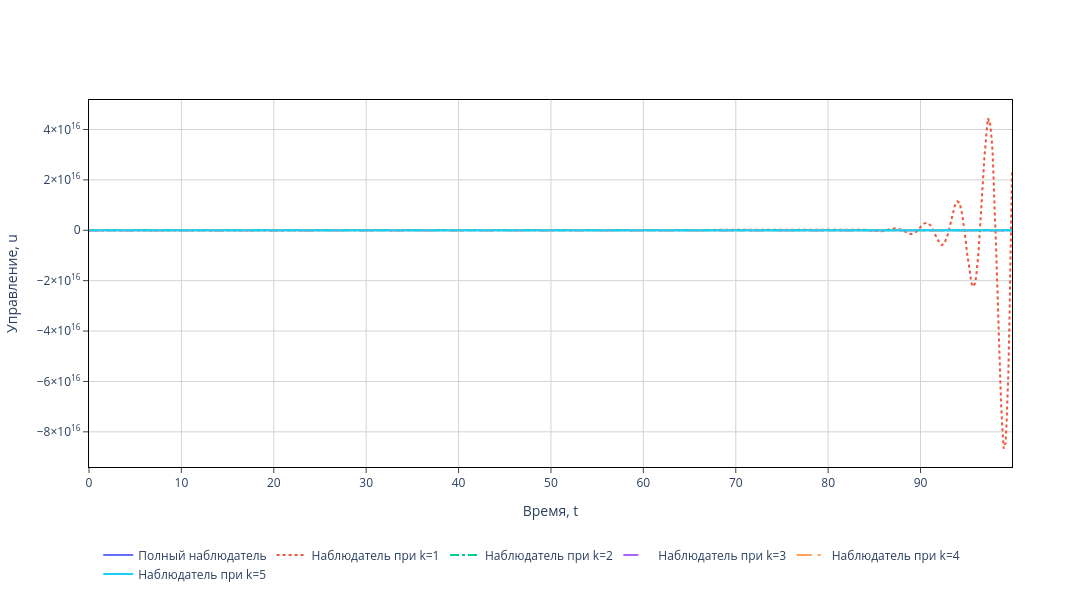

Notebook code for this chart:
### Code cell
from plotly.subplots import make_subplots
import plotly.graph_objects as go

dash_styles = ['dash', 'dot', 'dashdot', 'longdash', 'longdashdot', 'solid']
t = np.arange(0, 100, 0.1)
fig = go.Figure(
    layout=dict(
        legend=dict(
            yanchor="top",
            y=-0.2,
            xanchor="left",
            x=0.01,
            orientation="h",
        )
    )
)
fig.update_layout(
    xaxis_title="Время, t",
    yaxis_title="Управление, u",
    plot_bgcolor="white",
)
fig.update_xaxes(
    mirror=True,
    ticks="outside",
    showline=True,
    linecolor="black",
    gridcolor="lightgrey",
)
fig.update_yaxes(
    mirror=True,
    ticks="outside",
    showline=True,
    linecolor="black",
    gridcolor="lightgrey",
)
fig.add_trace(go.Scatter(x=t, y=u_ideal, name='Полный наблюдатель'))
# fig.add_trace(go.Scatter( y=u_full, name='u_full'), row=1, col=1)
for k, (u_func, sigma_func) in func_observer.items():
    dash_с = dash_styles[k % len(dash_styles)]
    fig.add_trace(go.Scatter(x=t, y=u_func, name=f'Наблюдатель при k={k}', line=dict(dash=dash_с)), )
    idx = len(t) // 6 *(k)

    # fig.add_annotation(
    #     x=t[idx],
    #     y=u_func[idx],
    #     text=f'u_func_{k}',
    #     showarrow=False,
    #     yshift=1,
    #     font=dict(size=13),
    #     bgcolor='rgba(255,255,255,0.7)',
    # )

# fig.add_trace(go.Scatter( y=sigma_ideal, name='sigma_ideal'), row=2, col=1)
# fig.add_trace(go.Scatter( y=sigma_full, name='sigma_full'), row=2, col=1)
# for k, (u_func, sigma_func) in func_observer.items():
#     dash_с = dash_styles[k % len(dash_styles)]
#     fig.add_trace(go.Scatter(y=sigma_func, name=f'sigma_func_{k}', line=dict(dash=dash_с)), row=2, col=1)
fig.update_layout(height=600, width=1200)
fig.show()

### Figure 1 — Plotly figure (JSON) as saved in the notebook; plotly's stock layout.template omitted (floating-point values rounded to 4 significant figures; data arrays with more than 128 entries replaced by an {"elided": "..."} marker saying what was removed)
{"data": [{"name": "Полный наблюдатель", "type": "scatter", "x": {"elided": "1000 float values"}, "y": {"elided": "1000 float values"}}, {"line": {"dash": "dot"}, "name": "Наблюдатель при k=1", "type": "scatter", "x": {"elided": "1000 float values"}, "y": {"elided": "1000 float values"}}, {"line": {"dash": "dashdot"}, "name": "Наблюдатель при k=2", "type": "scatter", "x": {"elided": "1000 float values"}, "y": {"elided": "1000 float values"}}, {"line": {"dash": "longdash"}, "name": "Наблюдатель при k=3", "type": "scatter", "x": {"elided": "1000 float values"}, "y": {"elided": "1000 float values"}}, {"line": {"dash": "longdashdot"}, "name": "Наблюдатель при k=4", "type": "scatter", "x": {"elided": "1000 float values"}, "y": {"elided": "1000 float values"}}, {"line": {"dash": "solid"}, "name": "Наблюдатель при k=5", "type": "scatter", "x": {"elided": "1000 float values"}, "y": {"elided": "1000 float values"}}], "layout": {"height": 600, "legend": {"orientation": "h", "x": 0.01, "xanchor": "left", "y": -0.2, "yanchor": "top"}, "plot_bgcolor": "white", "width": 1200, "xaxis": {"gridcolor": "lightgrey", "linecolor": "black", "mirror": true, "showline": true, "ticks": "outside", "title": {"text": "Время, t"}}, "yaxis": {"gridcolor": "lightgrey", "linecolor": "black", "mirror": true, "showline": true, "ticks": "outside", "title": {"text": "Управление, u"}}}}
